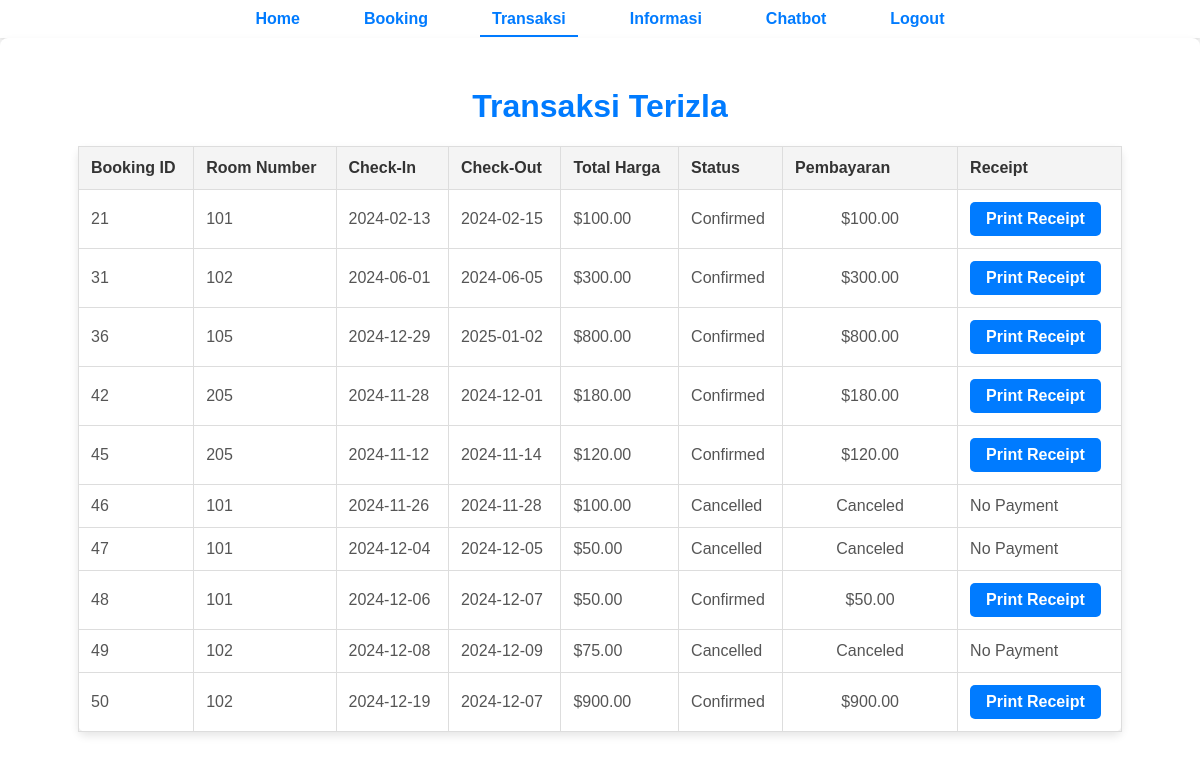
The app's page /pengguna/transaksi_pengguna.php (signed in) with its own data.
### tables this page shows
CREATE TABLE `users` (
  `user_id` int(11) NOT NULL,
  `name` varchar(255) NOT NULL,
  `email` varchar(255) NOT NULL,
  `password` varchar(255) NOT NULL,
  `level` enum('pengguna','admin','manager') DEFAULT 'pengguna'
);

CREATE TABLE `bookings` (
  `booking_id` int(11) NOT NULL,
  `user_id` int(11) DEFAULT NULL,
  `room_id` int(11) DEFAULT NULL,
  `check_in_date` date NOT NULL,
  `check_out_date` date NOT NULL,
  `total_price` decimal(10,2) NOT NULL,
  `booking_status` enum('Pending','Confirmed','Cancelled') DEFAULT 'Pending'
);

CREATE TABLE `rooms` (
  `room_id` int(11) NOT NULL,
  `room_number` varchar(10) NOT NULL,
  `room_type` enum('Single','Double','Suite') NOT NULL,
  `price_per_night` decimal(10,2) NOT NULL,
  `availability` enum('YES','NO') NOT NULL
);

CREATE TABLE `payments` (
  `payment_id` int(11) NOT NULL,
  `booking_id` int(11) NOT NULL,
  `payment_date` date NOT NULL DEFAULT curdate(),
  `amount_paid` decimal(10,2) NOT NULL,
  `payment_method` enum('cash','credit_card','bank_transfer') NOT NULL
);

### pengguna/transaksi_pengguna.php (the view, shortened to what this page needs)
<?php
include '../includes/navbar_pengguna.php';
include '../includes/db.php';
$user_id = $_SESSION['user_id'];
$conn->setAttribute(PDO::ATTR_ERRMODE, PDO::ERRMODE_EXCEPTION);
$userQuery = $conn->prepare("SELECT name FROM users WHERE user_id = ?");
$userQuery->execute([$user_id]);
$user = $userQuery->fetch(PDO::FETCH_ASSOC);
$stmt = $conn->prepare("
    SELECT
        bookings.booking_id AS booking_id,
        bookings.check_in_date,
        bookings.check_out_date,
        bookings.total_price,
        bookings.booking_status,
        payments.amount_paid,
        rooms.room_number
    FROM bookings
    LEFT JOIN payments ON bookings.booking_id = payments.booking_id
    LEFT JOIN rooms ON bookings.room_id = rooms.room_id
    WHERE bookings.user_id = :user_id
");
$stmt->execute(['user_id' => $user_id]);
$data = $stmt->fetchAll(PDO::FETCH_ASSOC);
?>
<!DOCTYPE html>
<html>
<head>
    <link rel="stylesheet" href="../css/style2.css">
</head>
<body>
    <div class="table-container">
        <h1>Transaksi <?php echo htmlspecialchars($user['name']); ?></h1>
        <table>
            <tr>
                <th>Booking ID</th>
                <th>Room Number</th>
                <th>Check-In</th>
                <th>Check-Out</th>
                <th>Total Harga</th>
                <th>Status</th>
                <th>Pembayaran</th>
                <th>Receipt</th>
            </tr>
            <?php foreach ($data as $row): ?>
            <tr>
                <td><?php echo htmlspecialchars($row['booking_id']); ?></td>
                <td><?php echo htmlspecialchars($row['room_number']); ?></td>
                <td><?php echo htmlspecialchars($row['check_in_date']); ?></td>
                <td><?php echo htmlspecialchars($row['check_out_date']); ?></td>
                <td>$<?php echo htmlspecialchars($row['total_price']); ?></td>
                <td><?php echo htmlspecialchars($row['booking_status']); ?></td>
                <td class="payment-cell">
                    <div class="button-container">
                        <?php if ($row['booking_status'] === 'Cancelled'): ?>
                            <span>Canceled</span>
                        <?php elseif (empty($row['amount_paid'])): ?>
                            <a href="pembayaran.php?booking_id=<?php echo htmlspecialchars($row['booking_id']); ?>" class="btn btn-edit">Bayar</a>
                            <button class="btn btn-delete" onclick="cancelBooking(<?php echo htmlspecialchars($row['booking_id']); ?>)">Cancel</button>
                        <?php else: ?>
                            <span>$<?php echo htmlspecialchars($row['amount_paid']); ?></span>
                        <?php endif; ?>
                    </div>
                </td>
                <td>
                    <?php if (!empty($row['amount_paid'])): ?>
                        <a href="receipt.php?booking_id=<?php echo htmlspecialchars($row['booking_id']); ?>" class="btn btn-edit">Print Receipt</a>
                    <?php else: ?>
                        <span>No Payment</span>
                    <?php endif; ?>
                </td>
            </tr>
            <?php endforeach; ?>
        </table>
    </div>
</body>
</html>

### css/style2.css (style rules this page uses)
body { font-family: Arial, sans-serif; background-color: #f4f6f9; margin: 0; padding: 0; }

### pengguna/transaksi_pengguna.php (style rules this page uses)
body { font-family: 'Arial', sans-serif; background-color: #f7f7f7; color: #333; margin: 0; padding: 0; }
h1 { text-align: center; margin-top: 30px; font-size: 2rem; color: #007BFF; }
table { width: 90%; margin: 20px auto; border-collapse: collapse; background-color: #fff; border-radius: 8px; box-shadow: 0 4px 8px rgba(0, 0, 0, 0.1); }
th, td { padding: 12px; text-align: left; border: 1px solid #ddd; font-size: 16px; }
th { background-color: #f4f4f4; font-weight: bold; color: #333; }
td { color: #555; }
td.payment-cell { text-align: center; width: 150px; }
.button-container { display: flex; justify-content: space-around; gap: 10px; }
.btn { padding: 8px 16px; text-decoration: none; font-weight: bold; border-radius: 5px; display: inline-block; font-size: 16px; transition: background-color 0.3s; }
.btn-edit { background-color: #007BFF; color: white; transition: background-color 0.3s; }
.table-container { padding: 20px; background-color: #fff; border-radius: 8px; box-shadow: 0 4px 8px rgba(0, 0, 0, 0.1); }

### records on screen
users: name "Terizla"
bookings: booking_id "21", room.room_number "101", check_in_date "2024-02-13", check_out_date "2024-02-15", total_price "100.00", booking_status "Confirmed", payments.amount_paid "100.00"
bookings: booking_id "31", room.room_number "102", check_in_date "2024-06-01", check_out_date "2024-06-05", total_price "300.00", booking_status "Confirmed", payments.amount_paid "300.00"
bookings: booking_id "36", room.room_number "105", check_in_date "2024-12-29", check_out_date "2025-01-02", total_price "800.00", booking_status "Confirmed", payments.amount_paid "800.00"
bookings: booking_id "42", room.room_number "205", check_in_date "2024-11-28", check_out_date "2024-12-01", total_price "180.00", booking_status "Confirmed", payments.amount_paid "180.00"
bookings: booking_id "45", room.room_number "205", check_in_date "2024-11-12", check_out_date "2024-11-14", total_price "120.00", booking_status "Confirmed", payments.amount_paid "120.00"
bookings: booking_id "46", room.room_number "101", check_in_date "2024-11-26", check_out_date "2024-11-28", total_price "100.00", booking_status "Cancelled", shows "Canceled", shows "No Payment"
bookings: booking_id "47", room.room_number "101", check_in_date "2024-12-04", check_out_date "2024-12-05", total_price "50.00", booking_status "Cancelled", shows "Canceled", shows "No Payment"
bookings: booking_id "48", room.room_number "101", check_in_date "2024-12-06", check_out_date "2024-12-07", total_price "50.00", booking_status "Confirmed", payments.amount_paid "50.00"
bookings: booking_id "49", room.room_number "102", check_in_date "2024-12-08", check_out_date "2024-12-09", total_price "75.00", booking_status "Cancelled", shows "Canceled", shows "No Payment"
bookings: booking_id "50", room.room_number "102", check_in_date "2024-12-19", check_out_date "2024-12-07", total_price "900.00", booking_status "Confirmed", payments.amount_paid "900.00"
